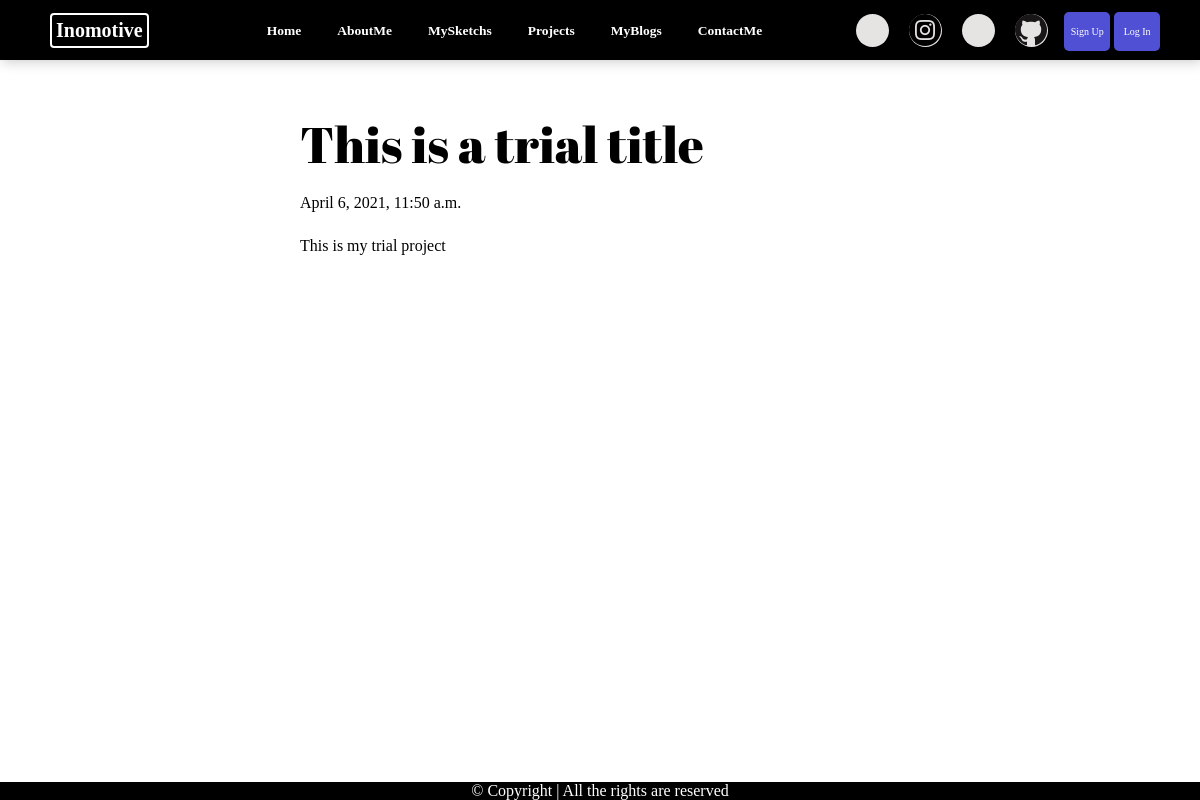
Screenshot of /projects/my-project with the database file from the repository.
### projects/models.py (models this page shows, shortened)
class Project(models.Model):
    sno = models.AutoField(primary_key=True)
    title = models.CharField(max_length=255)
    content = models.TextField(blank=True, null=True)
    slug = models.CharField(max_length=130)
    timeStamp = models.DateTimeField(blank=True)

### projects/views.py (the view)
# urls.py: path('<str:slug>', views.projectPost, name='projectPost'),
def projectPost(request, slug):
    project = Project.objects.filter(slug=slug).first()
    context = {'project':project}
    return render(request, 'project/projectPost.html', context)

### templates/project/projectPost.html (shortened to what this page needs)
{% extends 'base.html' %}
{% block body %}
{% load static %}
<link rel="stylesheet" type="text/css" href="{% static 'css/projectpost.css' %}">
<body>
<div class="post">
<p class="title">{{project.title}}</p>
<p>{{project.timeStamp}}</p>
      <div class="col-2">
      <p class="cont">
{{project.content|safe}}
</p>
</div>
</div>
<br>
      <div class="contact2">
        <div class="copyright">
            &copy; Copyright | All the rights are reserved
        </div>
    </div>
</body>
{% endblock body %}

### static/css/projectpost.css (style rules this page uses)
.post { margin: 2px 300px 2px 350px; }
.title { font-size: 50px; font-family: 'Abril Fatface', cursive; margin-bottom: 0px; }
.cont { font-size: 25px; }
.col-2 { background-color:white; }
.copyright { text-align: center; font-size: 16px; }
.contact2 { color: white; background-color: black; text-align: center; font-size: 25px; position: fixed; bottom: 0; width: 100%; }
@media only screen and (min-width:1100px) and (max-width:1280px) { .post { margin: 2px 240px 2px 300px; } }

### rows the page displays
Project: title "This is a trial title", timeStamp "April 6, 2021, 11:50 a.m.", content "This is my trial project"
